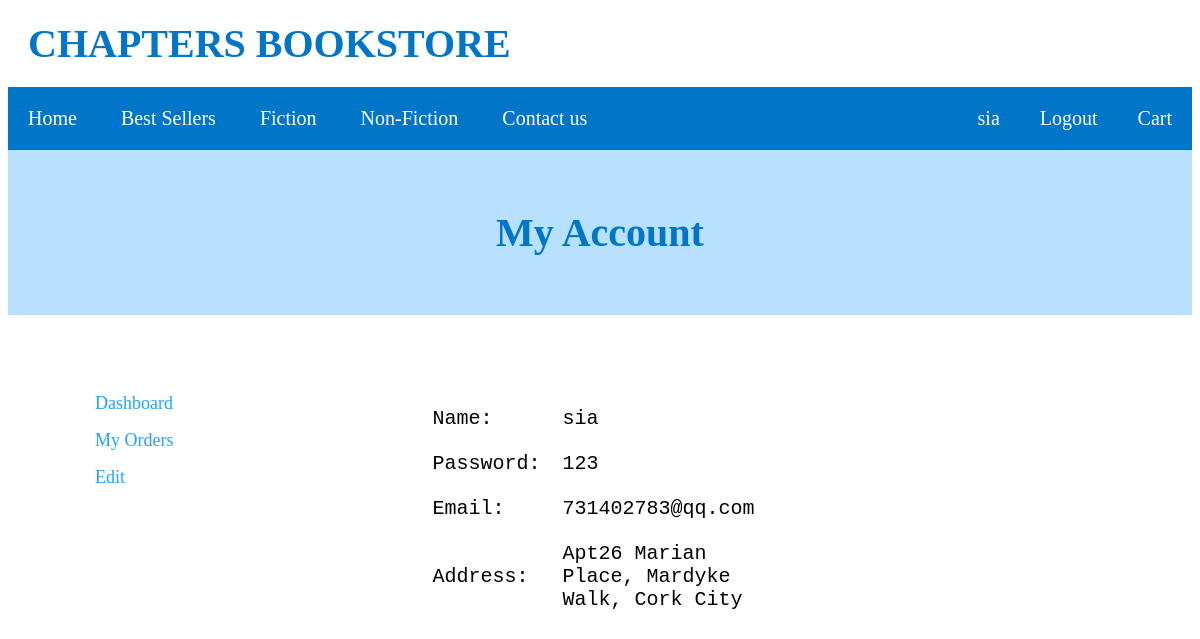
/customer/account.php (signed in), run on the app's committed database.
### tables this page shows
CREATE TABLE `user` (
  `id` int(11) NOT NULL,
  `username` varchar(30) NOT NULL,
  `password` varchar(32) NOT NULL,
  `email` varchar(255) NOT NULL,
  `address` varchar(255) NOT NULL,
  `isadmin` tinyint(1) NOT NULL
);

### customer/account.php (the view, shortened to what this page needs)
<?php
include '../view/header.php';
require('../model/config.php');
$user_id = $_SESSION['user_id'];
if($user_id != false){
    $query = 'SELECT * FROM user WHERE id = :user_id';
    $statement = $db->prepare($query);
    $statement->bindValue(':user_id', $user_id);
    $statement->execute();
    $user = $statement->fetch();
}
?>
<!doctype html>
<html lang="en">
<head>
    <link rel="stylesheet" href="../style.css">
</head>
<body>
<div class="ctgry-Header">
    <h2 style="text-align: center">My Account</h2>
</div>
<div class="account-left">
    <ul>
        <li><a href="account.php">Dashboard</a></li>
        <li><a href="account_order.php">My Orders</a></li>
        <li><a href="account_edit_form.php">Edit</a></li>
    </ul>
</div>
<div class="account-right">
    <form action="account_edit.php" method="post" id="add_product_form">
<div class="account-table">
<table class="myTable">
    <tr>
        <td>
        <label>Name:</label>
        </td>
        <td>
        <?php echo $user['username']; ?><br>
        </td>
    </tr>
    <tr>
        <td>
        <label>Password:</label>
        </td>
        <td>
        <?php echo $user['password']; ?><br>
        </td>
    </tr>
    <tr>
        <td>
        <label>Email:</label>
        </td>
        <td>
        <?php echo $user['email']; ?><br>
        </td>
    </tr>
    <tr>
        <td>
        <label>Address:</label>
        </td>
        <td>
        <?php echo $user['address']; ?><br>
        </td>
    </tr>
</table>
<label>&nbsp;</label>
<input type="hidden" name="id" value="<?php echo $user['id']; ?>"><br>
</div>
</div>
</body>
</html>

### style.css (style rules this page uses)
* { box-sizing: border-box; margin-top: 0px; margin-bottom: 0px; }
table { margin-top: 30px; font-size: 20px; }
.ctgry-Header { margin-bottom: 40px; background-color: #b7e1ff; padding: 5%; }
.ctgry-Header h2 { font-family: Georgia, 'Times New Roman', Times, serif; font-size: 40px; color:#0175c8; }
a { text-decoration: none; }
::placeholder { color: white; }
.account-left { float: left; width:20%; }
.account-left ul { margin-top: 30px; background-color:white; list-style-type: none; padding-left: 30%; }
.account-left a { color: #22a3ff; text-decoration: none; display: block; padding: 8px 16px; font-size: 18px; }
.account-right { float: left; width:80%; }
.account-table { width: 65%; margin: auto; }
.myTable { padding: 10px; font-size: 20px; font-family: 'Courier New', Courier, monospace; width: 60%; }
.myTable td { padding: 10px; }

### data on the page
user: username "sia", password "123", email "731402783@qq.com", address "Apt26 Marian Place, Mardyke Walk, Cork City"

### other printed values
$_SESSION['user_name'] "sia"
